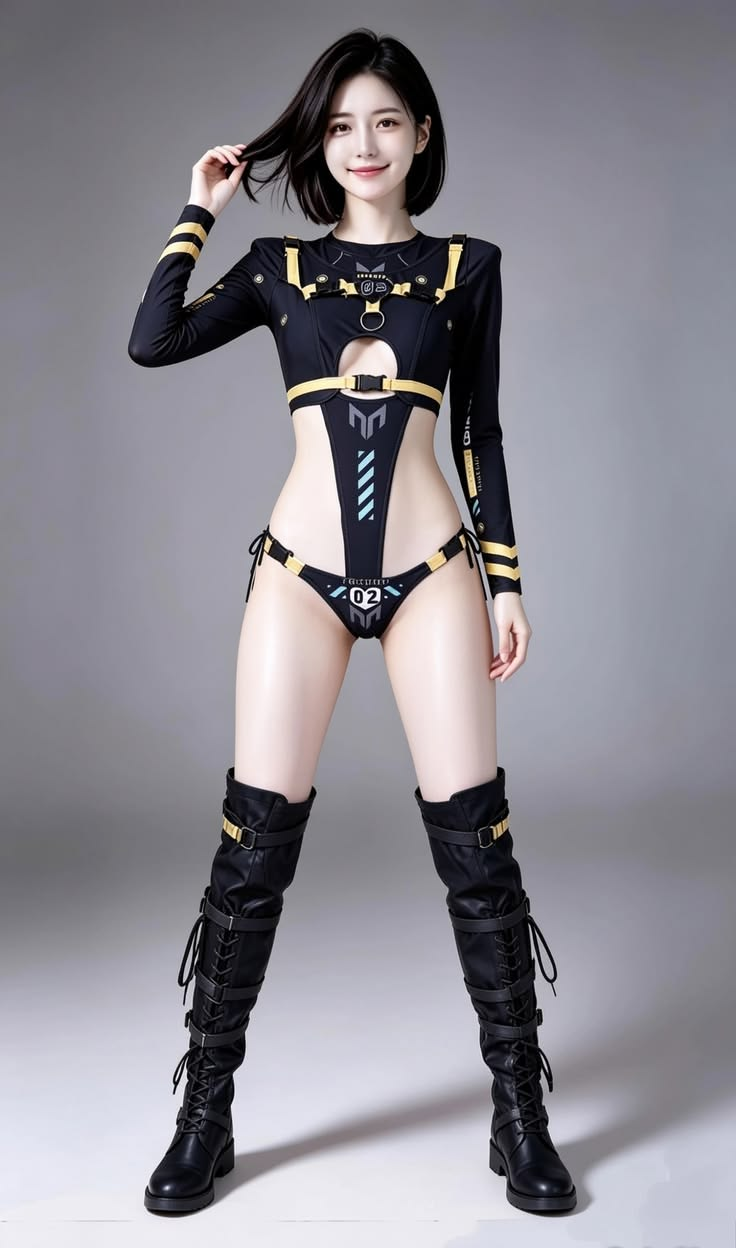
#> input picture holo_pet/assets/digital-human/raw/S0/ref.png, 736 x 1248 px
$ python beauty-pass.py ../../holo_pet/assets/digital-human/raw/S0/ref.png
#> lines starting #> are read from the running program, lines starting #| are printed output that depends on the picture; after the words box and inside, x2 and y2 are one past the last pixel; in counts of white or black regions, pixels touching at a corner belong together
# -*- coding: utf-8 -*-
"""beauty-pass.py —— **美颜后处理链**（把"美图"的方法搬过来，不搬它的资产）。

主人 2026-10-19：「抓取专业的美图项目来实现」。直说一句：美图秀秀的**成品资产是闭源商业资产，
抓来用是侵权**，这条我不做。但**它好看的原因不是资产，是那条后处理链** —— 磨皮（保边）、
去油光（高光压缩）、锐化（局部对比）、眼部/唇部提亮、肤色统一、调色。这些方法可以自己实现，
而且用我们自己的图就能验。

所以本件做的是「**复刻方法**」：
    1) 肤色遮罩（YCbCr 区间 + 形态学清理）——只在皮肤上动，不动衣服/背景
    2) 保边磨皮（双边滤波，皮肤遮罩内）——不是无脑高斯，边缘和五官不乱糊
    3) 去油光（皮肤高光压缩：L 通道高亮段软压缩）
    4) 局部对比（unsharp mask，全图轻量）——"清晰"靠这个，不靠加像素
    5) 五官提亮（眼周/唇部在遮罩内轻微提亮+饱和）
    6) 调色（轻微 S 曲线 + 暖白平衡）——不要"网红滤镜"，只修平

用法：
    py -3.14 tools/codex-scripts/beauty-pass.py <in.png> [-o out.png] [--strength 1.0]
    py -3.14 tools/codex-scripts/beauty-pass.py <in.png> --compare   # 出左右对比图

口径（判据）：
  · **只改指定像素区间**，原图不动；输出写新文件
  · 强度可调；`--compare` 会把原图/成品并排，方便肉眼判"自然不自然"
  · 没有任何网络/外部服务调用：纯本地 OpenCV
"""
from __future__ import annotations

import argparse
import sys
from pathlib import Path

import cv2
import numpy as np

for _s in (sys.stdout, sys.stderr):
    if hasattr(_s, "reconfigure"):
        _s.reconfigure(encoding="utf-8", errors="replace")


def _protect_mask(bgr: np.ndarray, skin: np.ndarray) -> np.ndarray:
    """**五官保护**（第一版翻车的真因）：皮肤区间把眼睛/眉毛/唇也圈进来了 ⇒ 一起被磨平，
    脸变成"没有五官的面具"。这里把皮肤区里的**暗部（眉眼）与高饱和红（唇）**挖出来，
    膨胀一圈后从皮肤遮罩里扣掉 —— 五官只做轻提亮，不做磨皮。
    """
    hsv = cv2.cvtColor(bgr, cv2.COLOR_BGR2HSV)
    h, s, v = cv2.split(hsv)
    dark = ((v < 92) & (skin > 32)).astype(np.uint8) * 255
    lips = ((h < 12) | (h > 168)) & (s > 110) & (v > 60)
    lips = lips.astype(np.uint8) * 255
    prot = cv2.bitwise_or(dark, lips)
    k = cv2.getStructuringElement(cv2.MORPH_ELLIPSE, (17, 17))
    prot = cv2.dilate(prot, k, iterations=1)
    prot = cv2.GaussianBlur(prot, (0, 0), 2)
    return prot


def _skin_mask(bgr: np.ndarray) -> np.ndarray:
    """肤色遮罩：YCbCr **收窄**区间 + 闭运算去洞 + 扣掉五官 + 羽化。"""
    ycrcb = cv2.cvtColor(bgr, cv2.COLOR_BGR2YCrCb)
    y, cr, cb = cv2.split(ycrcb)
    # 收窄（第一版 133~180 / 77~130 太宽，把眉毛眼睛都算成皮肤了）
    m = ((cr > 137) & (cr < 173) & (cb > 85) & (cb < 125) & (y > 70)).astype(np.uint8) * 255
    k = cv2.getStructuringElement(cv2.MORPH_ELLIPSE, (7, 7))
    m = cv2.morphologyEx(m, cv2.MORPH_CLOSE, k, iterations=2)
    m = cv2.morphologyEx(m, cv2.MORPH_OPEN, k, iterations=1)
    m = cv2.bitwise_and(m, cv2.bitwise_not(_protect_mask(bgr, m)))
    m = cv2.GaussianBlur(m, (0, 0), 3)          # 羽化，避免硬边
    return m


def _soft_highlight(bgr: np.ndarray, mask: np.ndarray, strength: float) -> np.ndarray:
    """去油光：皮肤区高光段软压缩（不是整体压暗，只压 200~255 那段）。"""
    hsv = cv2.cvtColor(bgr, cv2.COLOR_BGR2HSV).astype(np.float32)
    v = hsv[..., 2] / 255.0
    knee, ceil = 0.72, 1.0
    over = np.clip((v - knee) / (ceil - knee), 0.0, 1.0)
    v2 = v - over * 0.28 * strength
    hsv[..., 2] = np.clip(v2, 0, 1) * 255
    out = cv2.cvtColor(hsv.astype(np.uint8), cv2.COLOR_HSV2BGR)
    a = (mask.astype(np.float32) / 255.0)[..., None]
    return (bgr.astype(np.float32) * (1 - a) + out.astype(np.float32) * a).astype(np.uint8)


def _bilateral_smooth(bgr: np.ndarray, mask: np.ndarray, strength: float) -> np.ndarray:
    """保边磨皮：双边滤波只在皮肤上生效（五官/发丝边缘因为色差大，d 小 σ_color 小 ⇒ 不被抹平）。"""
    smoothed = cv2.bilateralFilter(bgr, d=9, sigmaColor=28, sigmaSpace=9)
    a = (mask.astype(np.float32) / 255.0 * min(1.0, 0.85 * strength))[..., None]
    return (bgr.astype(np.float32) * (1 - a) + smoothed.astype(np.float32) * a).astype(np.uint8)


def _unsharp(bgr: np.ndarray, amount: float) -> np.ndarray:
    """局部对比（"清晰"的正解）：只加中高频，不动整体亮度。"""
    blur = cv2.GaussianBlur(bgr, (0, 0), 1.2)
    return cv2.addWeighted(bgr, 1 + amount, blur, -amount, 0)


def _tone(bgr: np.ndarray, strength: float) -> np.ndarray:
    """调色：轻微 S 曲线 + 一点点暖，不搞"网红滤镜"。"""
    f = bgr.astype(np.float32) / 255.0
    s = f + (f - 0.5) * 0.10 * strength          # 对比
    s = np.clip(s, 0, 1) ** (1.0 / (1.0 + 0.035 * strength))   # 略提亮中间调
    s[..., 0] *= 1.0 + 0.012 * strength          # 蓝通道微降 ⇒ 偏暖
    s[..., 2] *= 1.0 + 0.006 * strength          # 红通道微升
    return np.clip(s * 255.0, 0, 255).astype(np.uint8)


def apply(path: Path, strength: float = 1.0) -> tuple:
    bgr = cv2.imread(str(path), cv2.IMREAD_COLOR)
    if bgr is None:
        raise SystemExit("读不到图：%s" % path)
    mask = _skin_mask(bgr)
 # 第二版实测翻车：皮肤区**局部压高光** + 遮罩有斑块 ⇒ 脸上出现白斑（像皮肤病）。
    #    结论：3D 渲染出来的皮肤本来就均匀，**不需要"压高光/提亮"这类美图动作**；
    #    只保留两件事：**羽化到几乎无边的保边磨皮** + **轻锐化** + **极轻对比**。
    out = _bilateral_smooth(bgr, mask, strength)
    out = _unsharp(out, 0.20 * strength)
    out = _tone(out, 0.5 * strength)
    skin_ratio = float((mask > 32).mean()) * 100
    return out, bgr, mask, skin_ratio


def main(argv=None) -> int:
    ap = argparse.ArgumentParser(description="美颜后处理链（保边磨皮/去油光/锐化/调色，纯本地）")
    ap.add_argument("src")
    ap.add_argument("-o", "--out", default="")
    ap.add_argument("--strength", type=float, default=1.0)
    ap.add_argument("--compare", action="store_true", help="额外输出左右对比图")
    a = ap.parse_args(argv)

    src = Path(a.src)
    out_p = Path(a.out) if a.out else src.with_name(src.stem + "_beauty.png")
    dst, orig, mask, ratio = apply(src, a.strength)
#> in apply, bgr is the input picture: shape (1248, 736, 3); mean B, G, R 145.7, 137.7, 140.1
#> in _skin_mask, `ycrcb = cv2.cvtColor(bgr, cv2.COLOR_BGR2YCrCb)`: ycrcb: shape (1248, 736, 3); mean of channels 0, 1, 2 139.3, 128.6, 131.6
#> in _skin_mask, `m = ((cr > 137) & (cr < 173) & (cb > 85) & (cb < 125) & (y > 70)).asty..`:
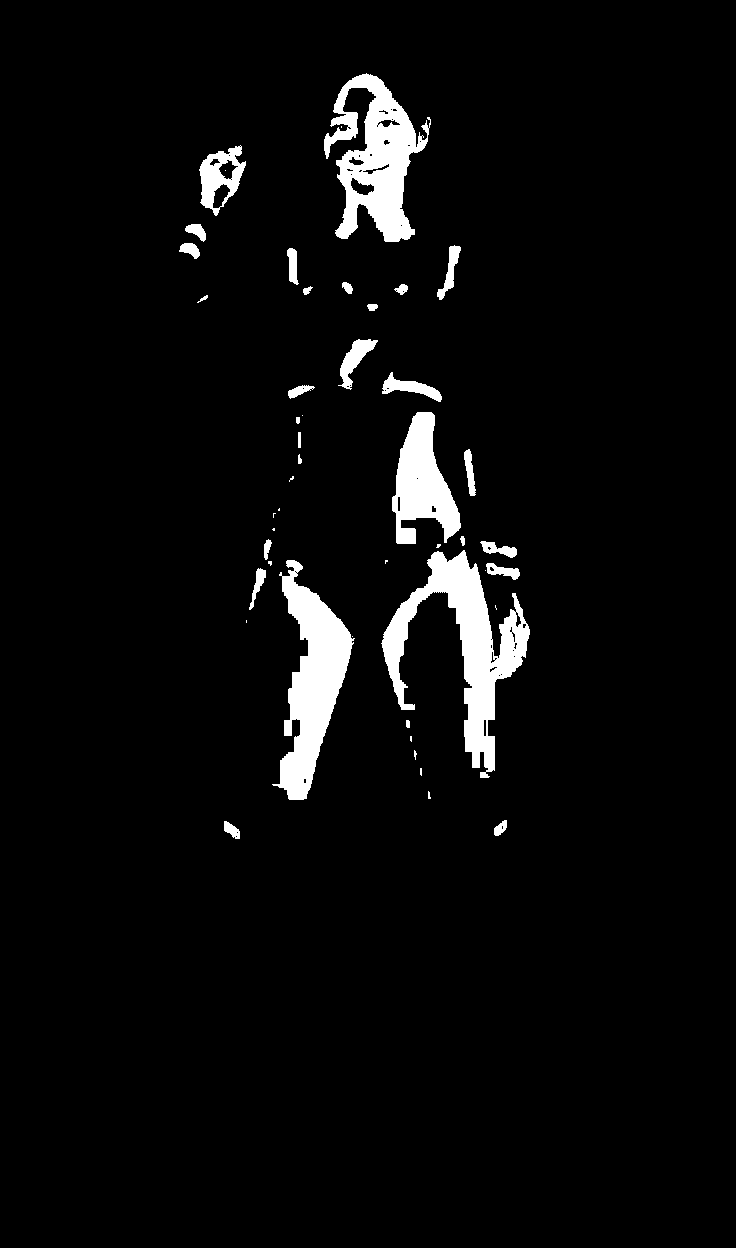
#> m: shape (1248, 736); 4.3% white; 47 white regions (18 under 20 px), largest, box (x1, y1, x2, y2) and area: (381, 550, 530, 778) 10546, (272, 560, 355, 800) 8754, (324, 73, 431, 242) 8691
#> in _skin_mask, `m = cv2.morphologyEx(m, cv2.MORPH_CLOSE, k, iterations=2)`: m: shape (1248, 736); 4.7% white; 32 white regions (9 under 20 px), largest, box (x1, y1, x2, y2) and area: (381, 412, 530, 778) 17172, (324, 73, 431, 242) 9945, (272, 560, 355, 800) 9108
#> in _skin_mask, `m = cv2.morphologyEx(m, cv2.MORPH_OPEN, k, iterations=1)`: m: shape (1248, 736); 4.6% white; 22 white regions, largest, box (x1, y1, x2, y2) and area: (382, 549, 530, 778) 11686, (324, 73, 430, 242) 9826, (276, 560, 354, 800) 9079
#> in _protect_mask, `hsv = cv2.cvtColor(bgr, cv2.COLOR_BGR2HSV)`: hsv: shape (1248, 736, 3); mean H, S, V 112.6, 29.4, 148.2
#> in _protect_mask, `h, s, v = cv2.split(hsv)`:
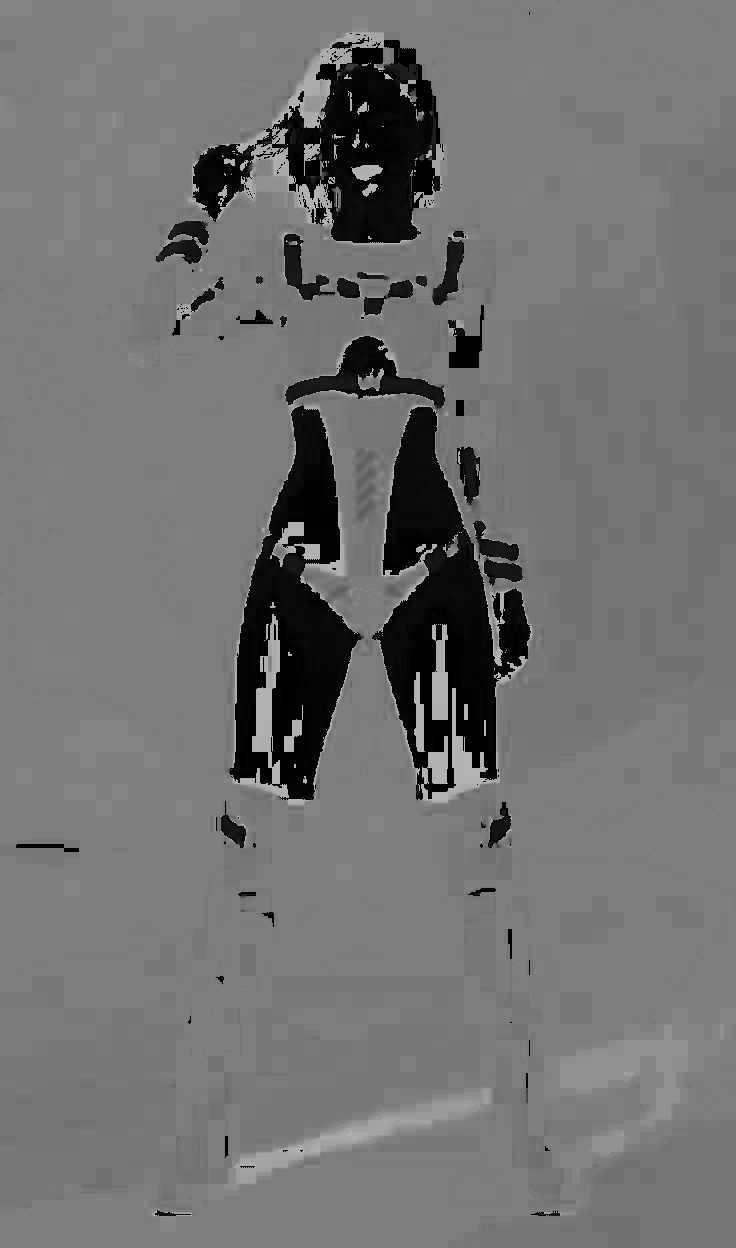
#> h: shape (1248, 736); min 0, max 179, mean 112.6
#> in _protect_mask, `h, s, v = cv2.split(hsv)`:
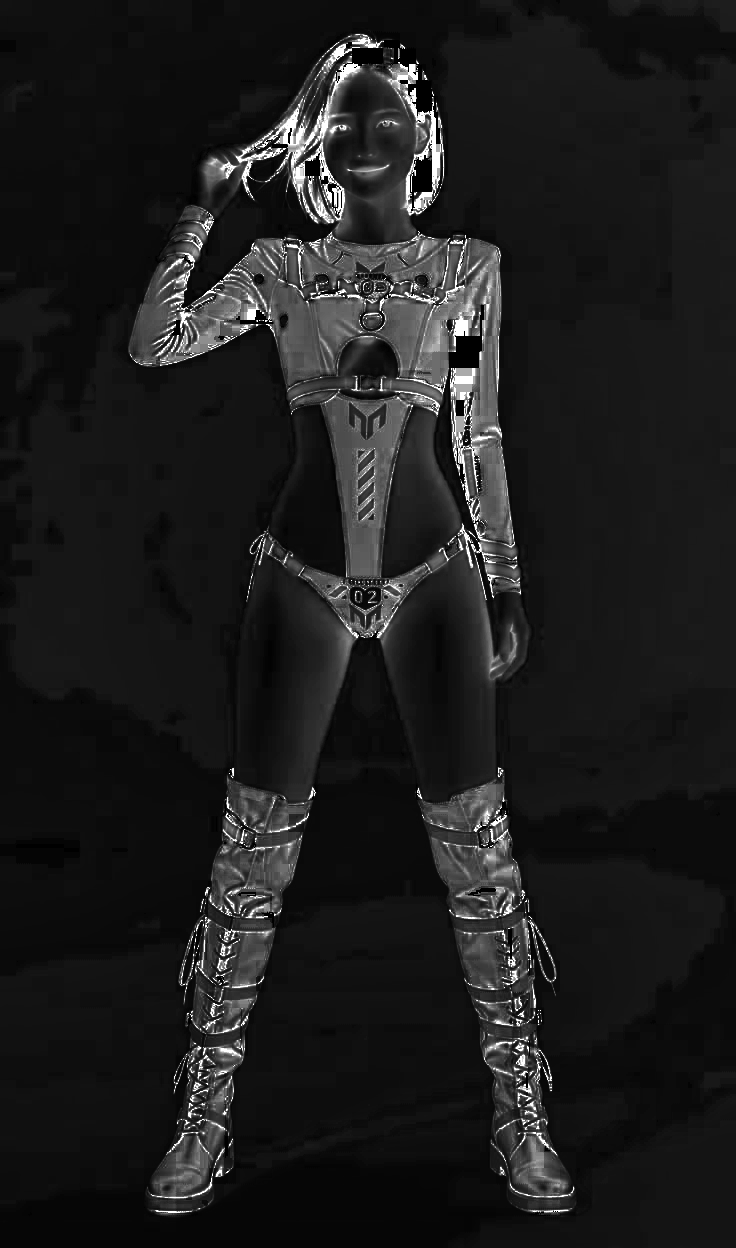
#> s: shape (1248, 736); min 0, max 255, mean 29.4
#> in _protect_mask, `dark = ((v < 92) & (skin > 32)).astype(np.uint8) * 255`: dark: shape (1248, 736); 0.11% white; 82 white regions (71 under 20 px), largest, box (x1, y1, x2, y2) and area: (220, 160, 237, 179) 153, (413, 125, 427, 147) 130, (329, 124, 351, 136) 118
#> in _protect_mask, `lips = ((h < 12) | (h > 168)) & (s > 110) & (v > 60)`: lips: shape (1248, 736) bool; 0.09% white; 47 white regions (41 under 20 px), largest, box (x1, y1, x2, y2) and area: (205, 158, 227, 179) 215, (489, 627, 500, 674) 147, (509, 624, 517, 662) 116, (352, 165, 387, 175) 112, (345, 633, 352, 650) 65, (419, 128, 427, 142) 41
#> in _protect_mask, `prot = cv2.bitwise_or(dark, lips)`: prot: shape (1248, 736); 0.18% white; 84 white regions (70 under 20 px), largest, box (x1, y1, x2, y2) and area: (205, 157, 240, 179) 352, (489, 627, 500, 674) 148, (413, 125, 427, 148) 136
#> in _protect_mask, `prot = cv2.dilate(prot, k, iterations=1)`: prot: shape (1248, 736); 2% white; 22 white regions, largest, box (x1, y1, x2, y2) and area: (369, 101, 438, 163) 2342, (480, 616, 525, 684) 2293, (316, 71, 360, 148) 1927
#> in _bilateral_smooth, `a = (mask.astype(np.float32) / 255.0 * min(1.0, 0.85 * strength))[...,..`:
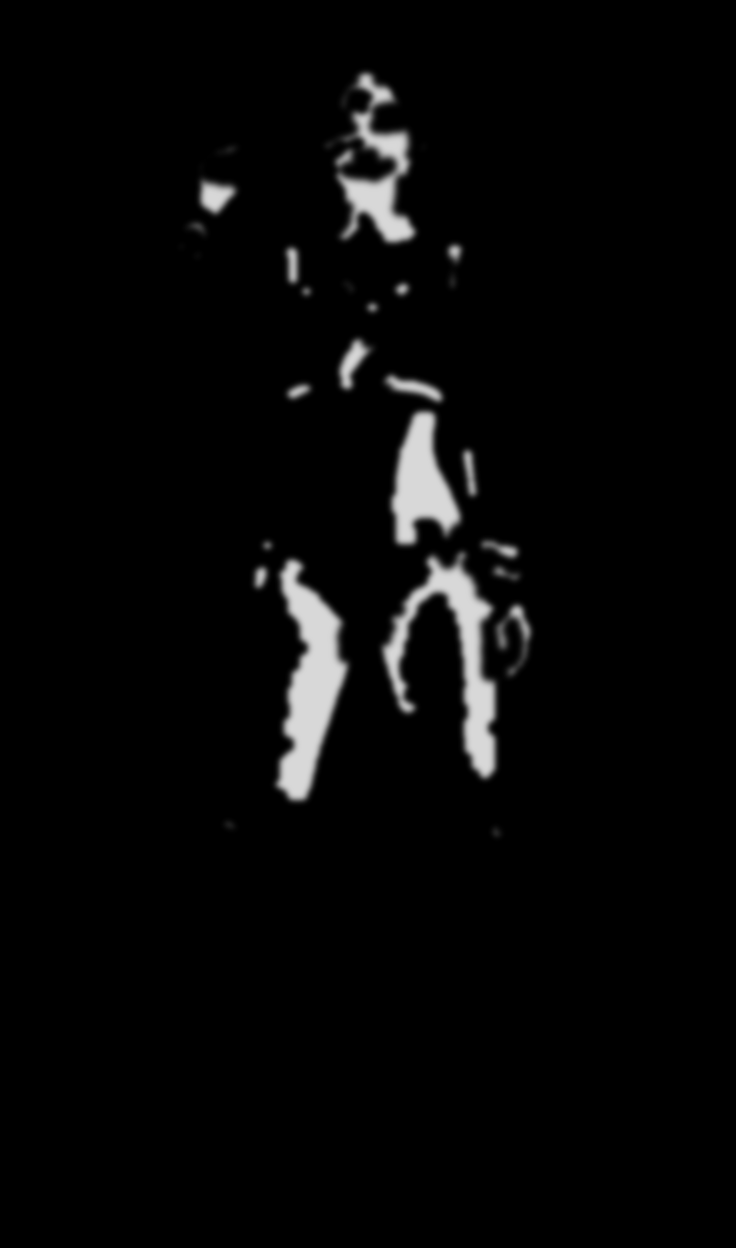
#> a: shape (1248, 736, 1) float32; min 0, max 0.85, mean 0.028
#> in apply, `skin_ratio = float((mask > 32).mean()) * 100`: skin_ratio = 4.71
    out_p.parent.mkdir(parents=True, exist_ok=True)
    cv2.imwrite(str(out_p), dst)
    print("美颜成品 => %s（%.1f MB）· 皮肤占画面 %.1f%% · 强度 %.2f"
          % (out_p, out_p.stat().st_size / 1e6, ratio, a.strength))
    if a.compare:
        cmp_p = out_p.with_name(out_p.stem + "_compare.png")
        sep = np.full((orig.shape[0], 8, 3), 255, np.uint8)
        cv2.imwrite(str(cmp_p), np.hstack([orig, sep, dst]))
        print("左右对比 => %s（左=原图 右=美颜）" % cmp_p)
    return 0


if __name__ == "__main__":
    raise SystemExit(main())
#> (the run stopped early here; a loop or call above may not have finished)
